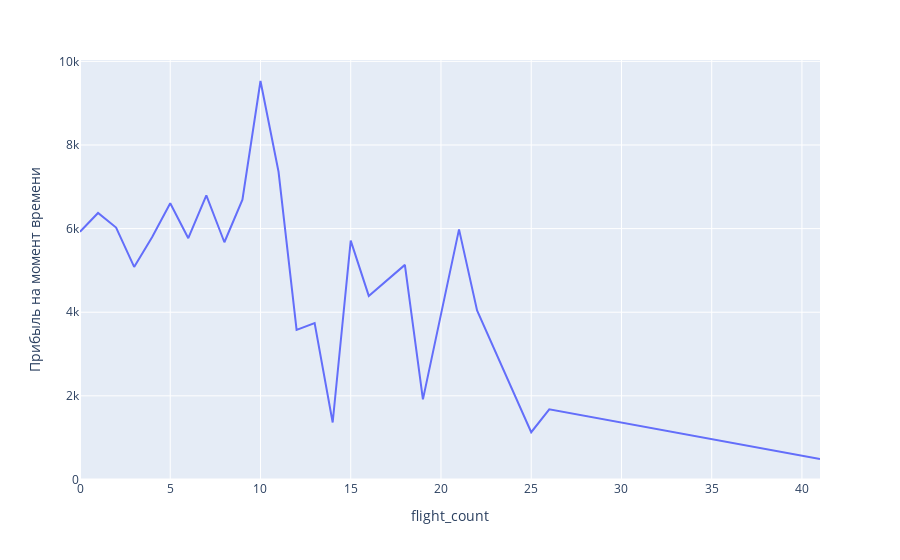

Notebook cell for this chart:
### Code cell
df12 = df_12.groupby('flight_count').mean().reset_index()
px.line(data_frame = df12, x = 'flight_count', y = 'Прибыль на момент времени')

### Figure 1 — Plotly figure (JSON) as saved in the notebook; plotly's stock layout.template omitted (floating-point values rounded to 4 significant figures)
{"data": [{"hovertemplate": "flight_count=%{x}<br>Прибыль на момент времени=%{y}<extra></extra>", "legendgroup": "", "line": {"color": "#636efa", "dash": "solid"}, "marker": {"symbol": "circle"}, "mode": "lines", "name": "", "orientation": "v", "showlegend": false, "type": "scatter", "x": [0, 1, 2, 3, 4, 5, 6, 7, 8, 9, 10, 11, 12, 13, 14, 15, 16, 18, 19, 21, 22, 25, 26, 41], "xaxis": "x", "y": [5925.0, 6374.0, 6024.0, 5083.0, 5798.0, 6606.0, 5770.0, 6795.0, 5674.0, 6690.0, 9530.0, 7359.0, 3576.0, 3739.0, 1362.0, 5714.0, 4390.0, 5133.0, 1915.0, 5981.0, 4041.0, 1129.0, 1676.0, 489.2], "yaxis": "y"}], "layout": {"legend": {"tracegroupgap": 0}, "margin": {"t": 60}, "xaxis": {"anchor": "y", "domain": [0, 1], "title": {"text": "flight_count"}}, "yaxis": {"anchor": "x", "domain": [0, 1], "title": {"text": "Прибыль на момент времени"}}}}
